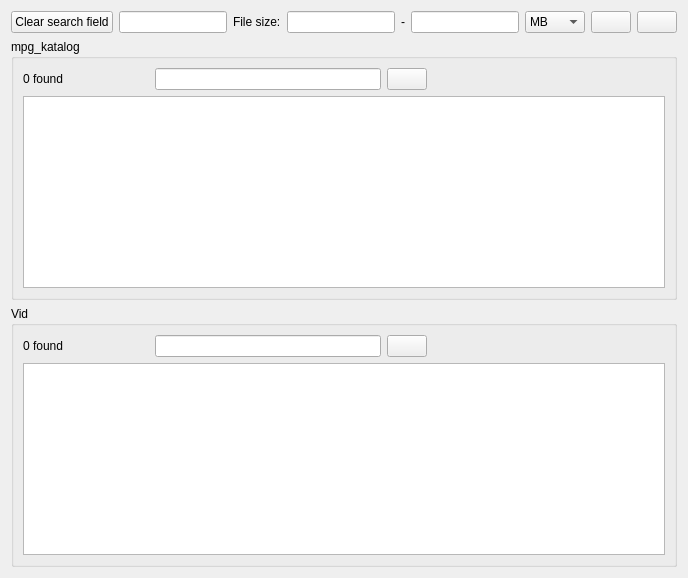
       <widget class="QWidget" name="tab_3">
        <attribute name="title">
         <string>Search file</string>
        </attribute>
        <layout class="QGridLayout" name="gridLayout_9">
         <item row="0" column="0">
          <layout class="QVBoxLayout" name="verticalLayout_3">
           <item>
            <layout class="QHBoxLayout" name="horizontalLayout_20">
             <item>
              <widget class="QPushButton" name="pushButtonClear">
               <property name="toolTip">
                <string>Strg+L</string>
               </property>
               <property name="text">
                <string>Clear search field</string>
               </property>
               <property name="shortcut">
                <string>Ctrl+L</string>
               </property>
              </widget>
             </item>
             <item>
              <widget class="QLineEdit" name="lineEditSuchen">
               <property name="whatsThis">
                <string>Search field</string>
               </property>
              </widget>
             </item>
             <item>
              <layout class="QHBoxLayout" name="horizontalLayout_11">
               <item>
                <widget class="QLabel" name="label_18">
                 <property name="text">
                  <string>File size:</string>
                 </property>
                </widget>
               </item>
               <item>
                <widget class="QLineEdit" name="lineEditFilesizeFrom">
                 <property name="whatsThis">
                  <string>&lt;html&gt;&lt;head/&gt;&lt;body&gt;&lt;p&gt;Enter file size here. You can enter a single file size, or a range. Select the unit from the combobox in the right.&lt;/p&gt;&lt;p&gt;&lt;br/&gt;&lt;/p&gt;&lt;p&gt;When something is entered in the search field on the left, it is combined with the size field with &amp;quot;and&amp;quot;. &lt;/p&gt;&lt;/body&gt;&lt;/html&gt;</string>
                 </property>
                </widget>
               </item>
               <item>
                <widget class="QLabel" name="label_19">
                 <property name="text">
                  <string>-</string>
                 </property>
                </widget>
               </item>
               <item>
                <widget class="QLineEdit" name="lineEditFilesizeTo">
                 <property name="toolTip">
                  <string/>
                 </property>
                 <property name="whatsThis">
                  <string>&lt;html&gt;&lt;head/&gt;&lt;body&gt;&lt;p&gt;Enter file size here. You can enter a single file size, or a range. Select the unit from the combobox in the right.&lt;/p&gt;&lt;p&gt;&lt;br/&gt;When something is entered in the search field on the left, it is combined with the size field with &amp;quot;and&amp;quot;. &lt;/p&gt;&lt;/body&gt;&lt;/html&gt;</string>
                 </property>
                </widget>
               </item>
               <item>
                <widget class="QComboBox" name="comboBoxFilesizeUnit">
                 <property name="toolTip">
                  <string/>
                 </property>
                 <property name="whatsThis">
                  <string>&lt;html&gt;&lt;head/&gt;&lt;body&gt;&lt;p&gt;Select the unit for the file size.&lt;/p&gt;&lt;p&gt;&lt;br/&gt;&lt;/p&gt;&lt;p&gt;MB = Megabyte&lt;/p&gt;&lt;p&gt;GB = Gigabyte&lt;/p&gt;&lt;/body&gt;&lt;/html&gt;</string>
                 </property>
                 <item>
                  <property name="text">
                   <string>MB</string>
                  </property>
                 </item>
                 <item>
                  <property name="text">
                   <string>GB</string>
                  </property>
                 </item>
                 <item>
                  <property name="text">
                   <string>Bytes</string>
                  </property>
                 </item>
                </widget>
               </item>
              </layout>
             </item>
             <item>
              <widget class="QPushButton" name="pushButtonSuchen">
               <property name="whatsThis">
                <string>&lt;html&gt;&lt;head/&gt;&lt;body&gt;&lt;p&gt;Execute search, Enter&lt;/p&gt;&lt;/body&gt;&lt;/html&gt;</string>
               </property>
               <property name="text">
                <string/>
               </property>
               <property name="icon">
                <iconset>
                 <normaloff>pypordb/suchen.svg</normaloff>pypordb/suchen.svg</iconset>
               </property>
               <property name="shortcut">
                <string>Return</string>
               </property>
              </widget>
             </item>
             <item>
              <widget class="QPushButton" name="pushButtonUebernehmen">
               <property name="toolTip">
                <string>&lt;html&gt;&lt;head/&gt;&lt;body&gt;&lt;p&gt;Copy content from this search field to the main search field, Ctrl+PageUp&lt;/p&gt;&lt;/body&gt;&lt;/html&gt;</string>
               </property>
               <property name="whatsThis">
                <string/>
               </property>
               <property name="text">
                <string/>
               </property>
               <property name="icon">
                <iconset>
                 <activeon>pypordb/go-up.svg</activeon>
                </iconset>
               </property>
               <property name="shortcut">
                <string>Ctrl+PgUp</string>
               </property>
              </widget>
             </item>
            </layout>
           </item>
           <item>
            <widget class="QGroupBox" name="groupBox_2">
             <property name="title">
              <string>mpg_katalog</string>
             </property>
             <layout class="QGridLayout" name="gridLayout_7">
              <item row="0" column="0">
               <layout class="QHBoxLayout" name="horizontalLayout_21">
                <item>
                 <widget class="QLabel" name="labelMpgGefunden">
                  <property name="minimumSize">
                   <size>
                    <width>126</width>
                    <height>14</height>
                   </size>
                  </property>
                  <property name="text">
                   <string>0 found</string>
                  </property>
                 </widget>
                </item>
                <item>
                 <widget class="QLineEdit" name="lineEditSearchMpg"/>
                </item>
                <item>
                 <widget class="QPushButton" name="pushButtonSearchMpg">
                  <property name="toolTip">
                   <string>&lt;html&gt;&lt;head/&gt;&lt;body&gt;&lt;p&gt;Search in results&lt;/p&gt;&lt;/body&gt;&lt;/html&gt;</string>
                  </property>
                  <property name="whatsThis">
                   <string>Search in results</string>
                  </property>
                  <property name="text">
                   <string/>
                  </property>
                  <property name="icon">
                   <iconset>
                    <normaloff>pypordb/suchen.svg</normaloff>pypordb/suchen.svg</iconset>
                  </property>
                 </widget>
                </item>
                <item>
                 <widget class="QLabel" name="labelMpgFound">
                  <property name="text">
                   <string/>
                  </property>
                 </widget>
                </item>
                <item>
                 <spacer name="horizontalSpacer_2">
                  <property name="orientation">
                   <enum>Qt::Horizontal</enum>
                  </property>
                  <property name="sizeHint" stdset="0">
                   <size>
                    <width>40</width>
                    <height>20</height>
                   </size>
                  </property>
                 </spacer>
                </item>
               </layout>
              </item>
              <item row="1" column="0">
               <widget class="QTableWidget" name="tableWidget">
                <property name="toolTip">
                 <string/>
                </property>
                <property name="whatsThis">
                 <string>&lt;html&gt;&lt;head/&gt;&lt;body&gt;&lt;p&gt;Search result from file catalog&lt;/p&gt;&lt;/body&gt;&lt;/html&gt;</string>
                </property>
               </widget>
              </item>
             </layout>
            </widget>
           </item>
           <item>
            <widget class="QGroupBox" name="groupBox_3">
             <property name="title">
              <string>Vid</string>
             </property>
             <layout class="QGridLayout" name="gridLayout_8">
              <item row="0" column="0">
               <layout class="QHBoxLayout" name="horizontalLayout_22">
                <item>
                 <widget class="QLabel" name="labelVidGefunden">
                  <property name="minimumSize">
                   <size>
                    <width>126</width>
                    <height>0</height>
                   </size>
                  </property>
                  <property name="maximumSize">
                   <size>
                    <width>140</width>
                    <height>16777215</height>
                   </size>
                  </property>
                  <property name="text">
                   <string>0 found</string>
                  </property>
                 </widget>
                </item>
                <item>
                 <widget class="QLineEdit" name="lineEditSearchVid"/>
                </item>
                <item>
                 <widget class="QPushButton" name="pushButtonSearchVid">
                  <property name="toolTip">
                   <string>Search in results</string>
                  </property>
                  <property name="text">
                   <string/>
                  </property>
                  <property name="icon">
                   <iconset>
                    <normaloff>pypordb/suchen.svg</normaloff>pypordb/suchen.svg</iconset>
                  </property>
                 </widget>
                </item>
                <item>
                 <widget class="QLabel" name="labelVidFound">
                  <property name="text">
                   <string/>
                  </property>
                 </widget>
                </item>
                <item>
                 <spacer name="horizontalSpacer_3">
                  <property name="orientation">
                   <enum>Qt::Horizontal</enum>
                  </property>
                  <property name="sizeHint" stdset="0">
                   <size>
                    <width>40</width>
                    <height>20</height>
                   </size>
                  </property>
                 </spacer>
                </item>
               </layout>
              </item>
              <item row="1" column="0">
               <widget class="QTableWidget" name="tableWidget1">
                <property name="toolTip">
                 <string/>
                </property>
                <property name="whatsThis">
                 <string>&lt;html&gt;&lt;head/&gt;&lt;body&gt;&lt;p&gt;Search result from database&lt;/p&gt;&lt;/body&gt;&lt;/html&gt;</string>
                </property>
               </widget>
              </item>
             </layout>
            </widget>
           </item>
          </layout>
         </item>
        </layout>
       </widget>
